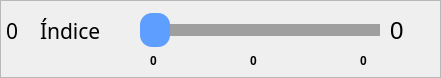
      <widget class="QFrame" name="frame_slider_indice">
       <property name="geometry">
        <rect>
         <x>0</x>
         <y>292</y>
         <width>441</width>
         <height>78</height>
        </rect>
       </property>
       <property name="minimumSize">
        <size>
         <width>80</width>
         <height>0</height>
        </size>
       </property>
       <property name="frameShape">
        <enum>QFrame::StyledPanel</enum>
       </property>
       <property name="frameShadow">
        <enum>QFrame::Raised</enum>
       </property>
       <widget class="QLabel" name="label_10">
        <property name="geometry">
         <rect>
          <x>40</x>
          <y>10</y>
          <width>91</width>
          <height>41</height>
         </rect>
        </property>
        <property name="font">
         <font>
          <family>Sans Serif</family>
          <pointsize>16</pointsize>
          <weight>50</weight>
          <italic>false</italic>
          <bold>false</bold>
         </font>
        </property>
        <property name="styleSheet">
         <string notr="true"/>
        </property>
        <property name="text">
         <string>Índice</string>
        </property>
       </widget>
       <widget class="QSlider" name="indiceSlider">
        <property name="enabled">
         <bool>true</bool>
        </property>
        <property name="geometry">
         <rect>
          <x>140</x>
          <y>10</y>
          <width>240</width>
          <height>41</height>
         </rect>
        </property>
        <property name="minimumSize">
         <size>
          <width>0</width>
          <height>30</height>
         </size>
        </property>
        <property name="autoFillBackground">
         <bool>false</bool>
        </property>
        <property name="styleSheet">
         <string notr="true">QSlider::groove:horizontal
{
    border: 1px solid #5d9eff;
    height: 10px;
	background: #5d9eff;
}  

QSlider::handle:horizontal
{
    background: #5d9eff;;
    width: 30px;
	height: 30px;
	left: 11px;
	right: 11px;
	margin: -12px;
	border-radius: 12px;	
}

QSlider::add-page:horizontal
{
    background-color: #9f9f9f;
	border: 1px solid #9f9f9f;
}</string>
        </property>
        <property name="maximum">
         <number>180</number>
        </property>
        <property name="orientation">
         <enum>Qt::Horizontal</enum>
        </property>
        <property name="tickPosition">
         <enum>QSlider::NoTicks</enum>
        </property>
        <property name="tickInterval">
         <number>0</number>
        </property>
       </widget>
       <widget class="QLabel" name="indice_valor">
        <property name="geometry">
         <rect>
          <x>390</x>
          <y>20</y>
          <width>51</width>
          <height>22</height>
         </rect>
        </property>
        <property name="minimumSize">
         <size>
          <width>40</width>
          <height>0</height>
         </size>
        </property>
        <property name="font">
         <font>
          <pointsize>18</pointsize>
         </font>
        </property>
        <property name="text">
         <string>0</string>
        </property>
       </widget>
       <widget class="QLabel" name="etiquetaIndiceMinimo">
        <property name="geometry">
         <rect>
          <x>150</x>
          <y>50</y>
          <width>21</width>
          <height>22</height>
         </rect>
        </property>
        <property name="font">
         <font>
          <weight>75</weight>
          <bold>true</bold>
         </font>
        </property>
        <property name="text">
         <string>0</string>
        </property>
       </widget>
       <widget class="QLabel" name="etiquetaIndiceMedio">
        <property name="geometry">
         <rect>
          <x>250</x>
          <y>50</y>
          <width>31</width>
          <height>22</height>
         </rect>
        </property>
        <property name="font">
         <font>
          <weight>75</weight>
          <bold>true</bold>
         </font>
        </property>
        <property name="text">
         <string>0</string>
        </property>
       </widget>
       <widget class="QLabel" name="etiquetaIndiceMaximo">
        <property name="geometry">
         <rect>
          <x>360</x>
          <y>50</y>
          <width>31</width>
          <height>22</height>
         </rect>
        </property>
        <property name="font">
         <font>
          <weight>75</weight>
          <bold>true</bold>
         </font>
        </property>
        <property name="text">
         <string>0</string>
        </property>
       </widget>
       <widget class="QLabel" name="etiquetaIndicePin">
        <property name="geometry">
         <rect>
          <x>0</x>
          <y>20</y>
          <width>41</width>
          <height>22</height>
         </rect>
        </property>
        <property name="font">
         <font>
          <family>Sans Serif</family>
          <pointsize>16</pointsize>
         </font>
        </property>
        <property name="styleSheet">
         <string notr="true">margin-left: 1px;</string>
        </property>
        <property name="text">
         <string>0</string>
        </property>
       </widget>
      </widget>
